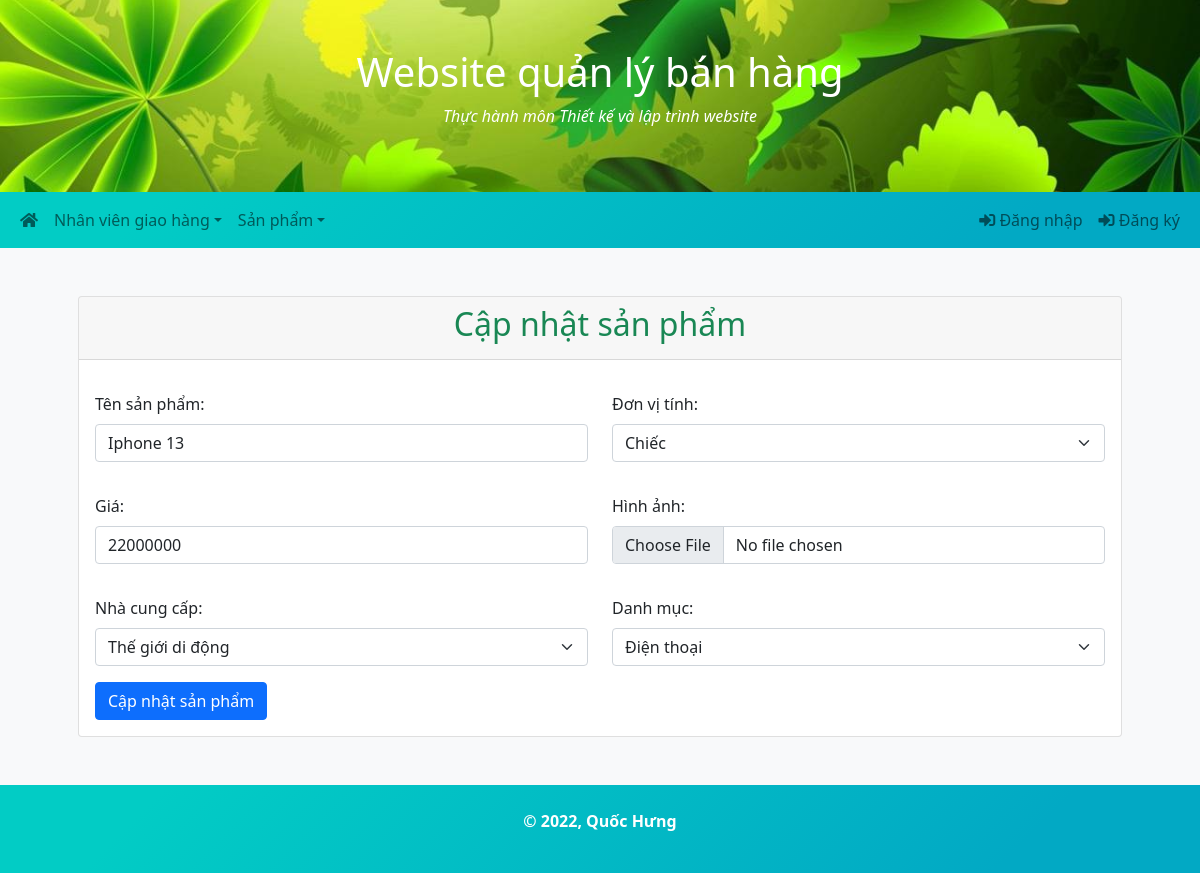
Page /Products/edit.php?id=3 on the committed database.
### tables this page shows
CREATE TABLE `products` (
  `ProductID` int(11) NOT NULL,
  `ProductName` varchar(255) NOT NULL,
  `Unit` varchar(20) NOT NULL,
  `Price` float NOT NULL,
  `Picture` varchar(255) NOT NULL,
  `SupplierID` int(11) NOT NULL,
  `CategoryID` int(11) NOT NULL
);

### config/database.php (called while the page is built, shortened)
<?php
class Database
{
    private static function Connect()
    {
        $connect = new mysqli(self::HOST, self::USERNAME, self::PASSWORD, self::DBNAME);
        return $connect;
    }
    public static function GetData($sql)
    {
        $connect = self::Connect();
        $result = $connect->query($sql);
        $data = [];
        if ($result->num_rows > 0) {
            while ($row = $result->fetch_assoc()) {
                $data[] = $row;
            }
        }
        return $data;
    }
}

### Products/edit.php (the view, shortened to what this page needs)
<?php include '../header.php'?>
<?php include '../sidebar.php'?>
<?php
    $id = (isset($_GET['id'])) ? $_GET['id'] : '';
    $sql = "SELECT * FROM Products WHERE ProductID = $id";
    $product = Database::GetData($sql)[0];
?>
<div class="container p-5">
    <div class="card">
        <div class="card-header">
            <h2 class="text-center text-success">Cập nhật sản phẩm</h2>
        </div>
        <div class="card-body">
            <form action="" method="POST" enctype="multipart/form-data">
                <div class="row">
                    <div class="col-md-6 mb-3 mt-3">
                        <label class="form-label">Tên sản phẩm:</label>
                        <input type="text" class="form-control" name="name" value="<?=$product['ProductName']?>">
                    </div>
                    <div class="col-md-6 mb-3 mt-3">
                        <label class="form-label">Đơn vị tính:</label>
                        <select class="form-select" name="unit">
                            <option value="Chiếc" <?=($product['Unit'] == 'Chiếc') ? 'selected' : ''?>>Chiếc</option>
                        </select>
                    </div>
                </div>
                <div class="row">
                    <div class="col-md-6 mb-3 mt-3">
                        <label class="form-label">Giá:</label>
                        <input type="number" class="form-control" name="price" value="<?=$product['Price']?>">
                    </div>
                    <div class="col-md-6 mb-3 mt-3">
                        <label class="form-label">Hình ảnh:</label>
                        <input type="file" class="form-control" name="picture">
                    </div>
                </div>
                <div class="row">
                    <div class="col-md-6 mb-3 mt-3">
                        <label class="form-label">Nhà cung cấp:</label>
                        <select class="form-select" name="supplier">
                            <?php
                                $suppliers = Database::GetData('SELECT * FROM Suppliers');
                                foreach ($suppliers as $item) {
                                    $selected = ($product['SupplierID'] === $item['SupplierID']) ? 'selected' : '';
                                    echo '<option value="' . $item['SupplierID'] . '" ' . $selected . '>' . $item['SupplierName'] . '</option>';
                                }
                            ?>
                        </select>
                    </div>
                    <div class="col-md-6 mb-3 mt-3">
                        <label class="form-label">Danh mục:</label>
                        <select class="form-select" name="category">
                            <?php
                                $suppliers = Database::GetData('SELECT * FROM Categories');
                                foreach ($suppliers as $item) {
                                    $selected = ($product['CategoryID'] === $item['CategoryID']) ? 'selected' : '';
                                    echo '<option value="' . $item['CategoryID'] . '" ' . $selected . '>' . $item['CategoryName'] . '</option>';
                                }
                            ?>
                        </select>
                    </div>
                </div>
                <button class="btn btn-primary" name="submit">Cập nhật sản phẩm</button>
            </form>
        </div>
    </div>
</div>
<?php include '../footer.php'?>

### assets/css/style.css (style rules this page uses)
body { background-color: var(--bs-gray-100); }

### rows in the picture
products: name "Iphone 13", unit "Chiếc", price "22000000"

### other values in the picture
form field supplier "Thế giới di động"
form field category "Điện thoại"
